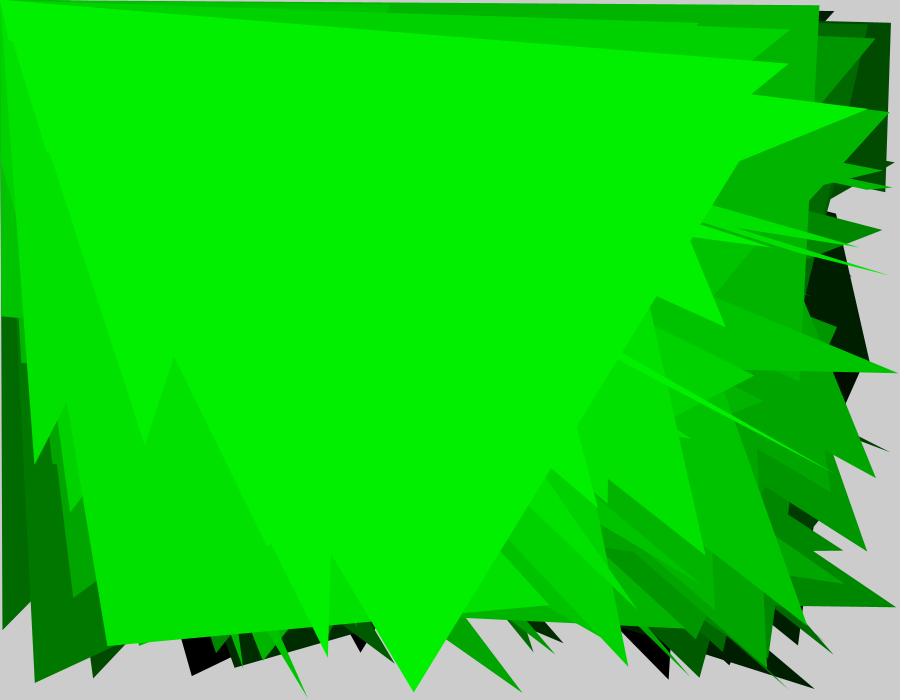
Frame 1 (no input)
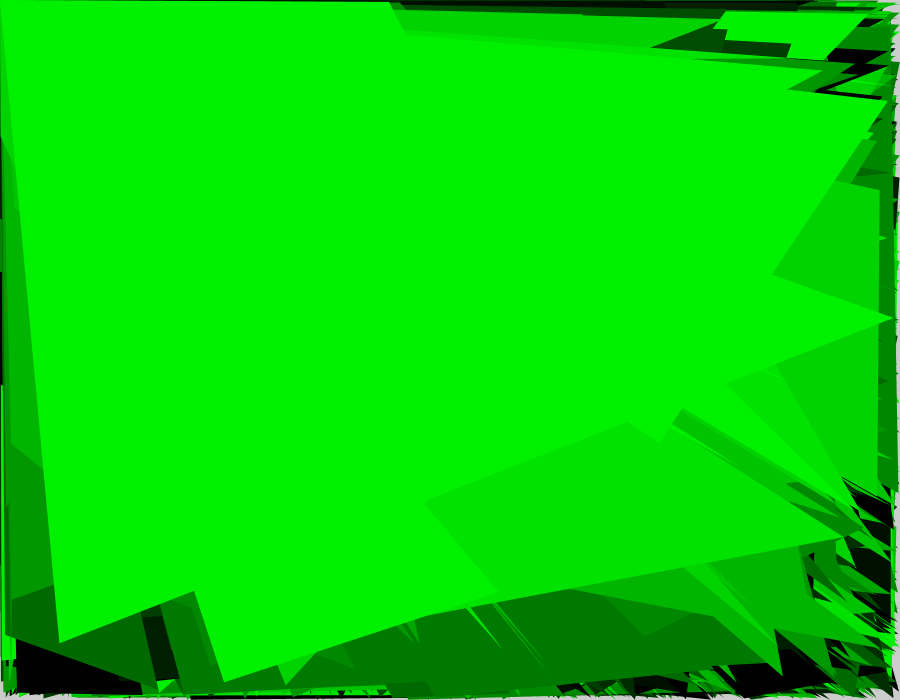
Frame 60 (the mouse pressed at the canvas centre just before this capture)
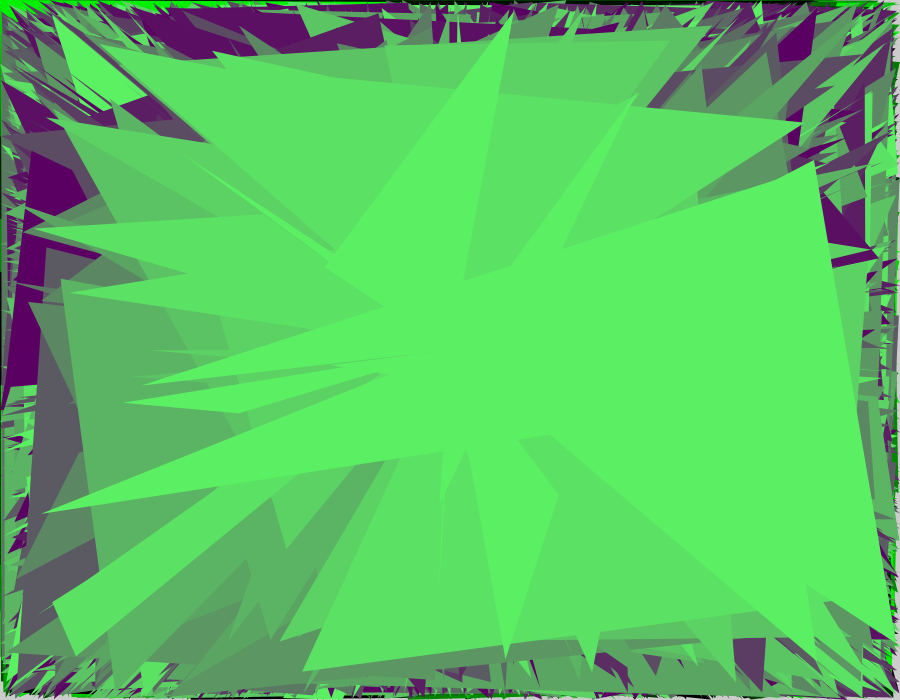
Frame 120 (the mouse held since frame 60 and released just before this capture)

The Processing sketch that drew these frames (run headless with seeded random() and noise(); from frame 60 on, the mouse is pressed at the canvas centre):

// Processing sketch: processing_156991
// ── processing_156991.pde

int diam=50;
float a;
float b;

void setup(){
   size(900, 700);
}

void draw(){

a = map(mouseX-100, 0, width, 0, 255);
b = map(mouseY-100, 0, height, 0, 255);

 fill(0);
 for(float x=random(0,5); x<width; x+=diam){
   for(float y=random(0,5); y<height; y+=diam){
     int z = int(map (x, diam, width, 0, 255));
   
   noStroke();
   fill(b,z,a);
//   fill(strokeValue);
   triangle(mouseX, mouseY, random(width),random(height), random(width),random(height));
   }
 }
}
